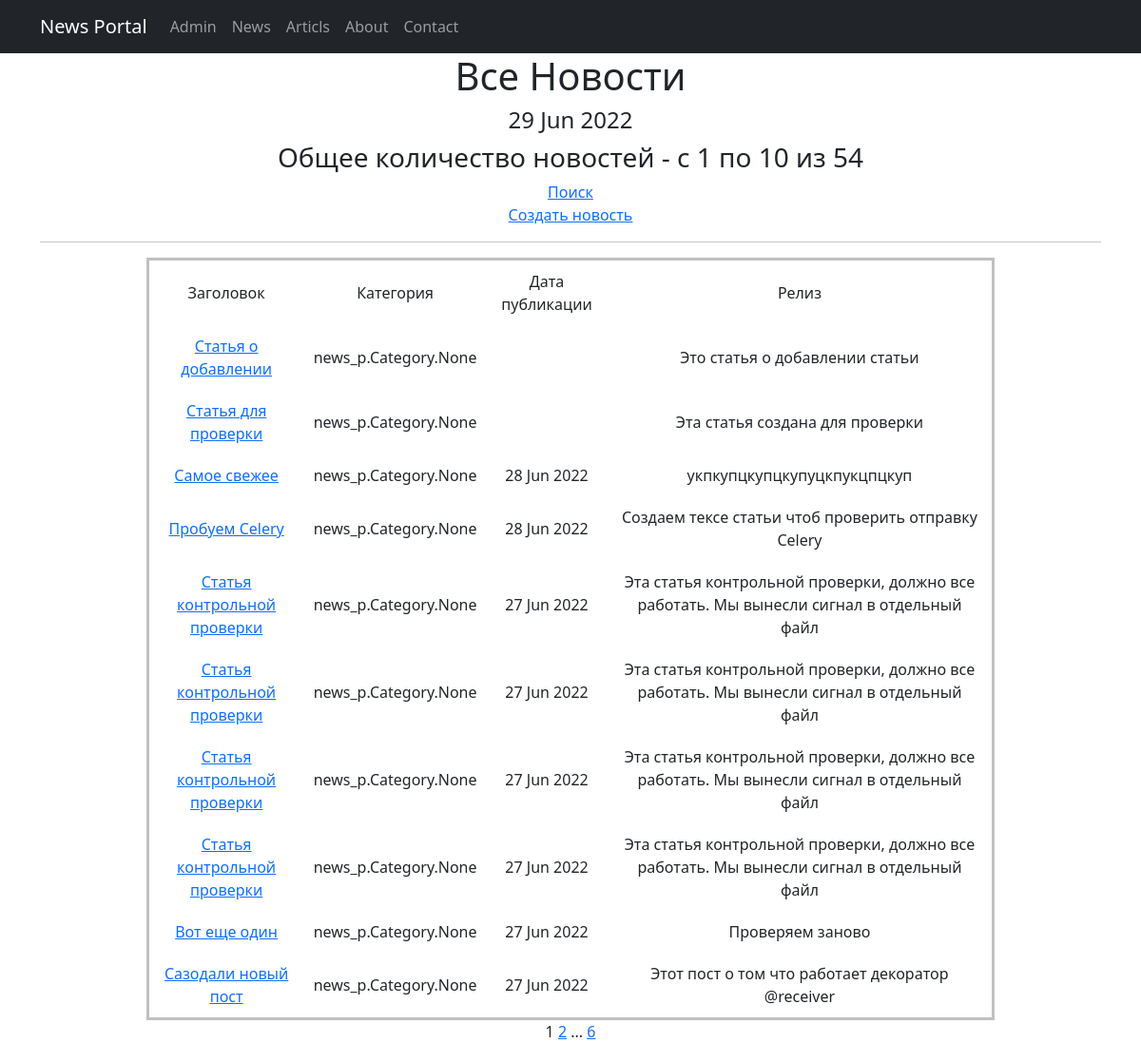
/post/articls/, run on the app's committed database.
### news_p/models.py (models this page shows, shortened)
class Post(models.Model):
    news = 'NW'
    articls = 'AT'
    CATEGORY = [
        (news, 'Новость'),
        (articls, 'Статья')
    ]
    author = models.ForeignKey(Author, on_delete=models.CASCADE)                     # поле автор со связью 1 to many c моделью Автор
    categoryType = models.CharField(max_length=2, choices=CATEGORY)                  # поле типа информации, лимит 2 символа, с выбором из CATEGOTY, по умолчанию Articl
    dateCreation = models.DateTimeField(auto_now_add=True)                           # поле даты создание с функцией автоматического добавления
    postCategory = models.ManyToManyField(Category, through='PostCategory')          # поле со связью Many to Many c моделью Category и промежуточной моделью PostCategory
    title = models.CharField(max_length=128)                                         # поле заголовок с ограничением 128 символов
    text = models.TextField()                                                        # поле основной статьи
    rating = models.SmallIntegerField(default=0)

### news_p/views.py (the view)
# urls.py: path('', PostsList.as_view(), name='posts_list'),
class PostsList(ListView):
    template_name = 'posts.html'
    context_object_name = 'posts'
    paginate_by = 10
    def get_queryset(self):
        self.categoryType = eval('Post.' + str(self.kwargs['categoryType']))
        return Post.objects.filter(categoryType=self.categoryType).order_by('-dateCreation')

### news_p/templatetags/IPG_filters.py (called while the page is built)
@register.filter()
def censor(value):
   swear_word = ["сука", "пидорас", "мудак", "хуй"]
   for word in swear_word:
      value = re.sub(f'{word}|{word[0].upper() + word[1:]}', f'{word[0]}{"." * (len(word) - 1)}{word[-1]}', value)
   return f'{value}'

### news_p/templatetags/IPG_tags.py (called while the page is built)
@register.simple_tag()
def current_time(format_string='%b %d %Y'):
   return datetime.utcnow().strftime(format_string)

@register.simple_tag(takes_context=True)
def url_replace(context, **kwargs):
   d = context['request'].GET.copy()
   for k, v in kwargs.items():
      d[k] = v
   return d.urlencode()

### templates/posts.html (shortened to what this page needs)
{% extends 'flatpages/default.html' %}
{% load IPG_tags %}
{% load IPG_filters %}
{% block content %}
   <h1>Все Новости </h1>
   <h4>{% current_time '%d %b %Y' %}</h4>
   <h3>Общее количество новостей - с {{ page_obj.start_index }} по {{ page_obj.end_index }} из {{ paginator.count }}  </h3>
   <a href="search/">   Поиск   </a><br/>
   <a href="create/">  Создать новость  </a>
   <hr>
   {% if posts %}
       <table align="center" cellpadding="10" bordercolor="silver" rules="rows" width="80%">
           <tr >
               <td>Заголовок</td>
               <td>Категория</td>
               <td>Дата публикации</td>
               <td>Релиз</td>
           </tr>
           {% for post in posts %}
           <tr>
               <td>
                   <a href="{{post.id}}">{{ post.title|censor }}</a>
               </td>
               <td>{{ post.postCategory }}</td>
               <td>{{ post.dateCreation|date:'d M Y' }}</td>
               <td>{{ post.text|truncatewords:20|censor }}</td>
           </tr>
           {% endfor %}
       </table>
   {% else %}
       <h2>Новостей нет!</h2>
   {% endif %}
   {{ page_obj.number }}
   {% if page_obj.has_next %}
       <a href="?{% url_replace page=page_obj.next_page_number %}">{{ page_obj.next_page_number }}</a>
       {% if paginator.num_pages != page_obj.next_page_number %}
           ...
           <a href="?{% url_replace page=page_obj.paginator.num_pages %}">{{ page_obj.paginator.num_pages }}</a>
       {% endif %}
   {% endif %}
{% endblock content %}

### templates/flatpages/default.html (shortened to what this page needs)
<!DOCTYPE html>
<html lang="en">
    <head>
         {% load static %}
        <link href="{% static 'css/styles.css' %}" rel="stylesheet" />
    </head>
    <body>
 		<nav class="navbar navbar-expand-lg navbar-dark bg-dark static-top">
		   <div class="container">
		       <a class="navbar-brand" href="/">News Portal</a>
		       <div class="collapse navbar-collapse" id="navbarResponsive">
		           <ul class="navbar-nav ml-auto">
					   <li class="nav-item">
		                   <a class="nav-link" href="/admin/">Admin</a>
		               </li>
					   <li class="nav-item">
		                   <a class="nav-link" href="/post/news/">News</a>
		               </li>
					   <li class="nav-item">
		                   <a class="nav-link" href="/post/articls/">Articls</a>
		               </li>
		               <li class="nav-item">
		                   <a class="nav-link" href="/about/">About</a>
		               </li>
		               <li class="nav-item">
		                   <a class="nav-link" href="/contacts/">Contact</a>
		               </li>
		           </ul>
		       </div>
		   </div>
		</nav>
        <div class="container">
           <div class="row">
               <div class="col-lg-12 text-center">
                   {% block content %}{% endblock content %}
               </div>
           </div>
        </div>
    </body>
</html>

### data on the page
Post: title|censor "Статья о добавлении", postCategory "news_p.Category.None", text|censor "Это статья о добавлении статьи"
Post: title|censor "Статья для проверки", postCategory "news_p.Category.None", text|censor "Эта статья создана для проверки"
Post: title|censor "Самое свежее", postCategory "news_p.Category.None", dateCreation "28 Jun 2022", text|censor "укпкупцкупцкупуцкпукцпцкуп"
Post: title|censor "Пробуем Celery", postCategory "news_p.Category.None", dateCreation "28 Jun 2022", text|censor "Создаем тексе статьи чтоб проверить отправку Celery"
Post: title|censor "Статья контрольной проверки", postCategory "news_p.Category.None", dateCreation "27 Jun 2022", text|censor "Эта статья контрольной проверки, должно все работать. Мы вынесли сигнал в отдельный файл"
Post: title|censor "Статья контрольной проверки", postCategory "news_p.Category.None", dateCreation "27 Jun 2022", text|censor "Эта статья контрольной проверки, должно все работать. Мы вынесли сигнал в отдельный файл"
Post: title|censor "Статья контрольной проверки", postCategory "news_p.Category.None", dateCreation "27 Jun 2022", text|censor "Эта статья контрольной проверки, должно все работать. Мы вынесли сигнал в отдельный файл"
Post: title|censor "Статья контрольной проверки", postCategory "news_p.Category.None", dateCreation "27 Jun 2022", text|censor "Эта статья контрольной проверки, должно все работать. Мы вынесли сигнал в отдельный файл"
Post: title|censor "Вот еще один", postCategory "news_p.Category.None", dateCreation "27 Jun 2022", text|censor "Проверяем заново"
Post: title|censor "Сазодали новый пост", postCategory "news_p.Category.None", dateCreation "27 Jun 2022", text|censor "Этот пост о том что работает декоратор @receiver"

### other printed values
{{ page_obj.start_index }} "1"
{{ page_obj.end_index }} "10"
{{ paginator.count }} "54"
{{ page_obj.number }} "1"
{{ page_obj.next_page_number }} "2"
{{ page_obj.paginator.num_pages }} "6"
